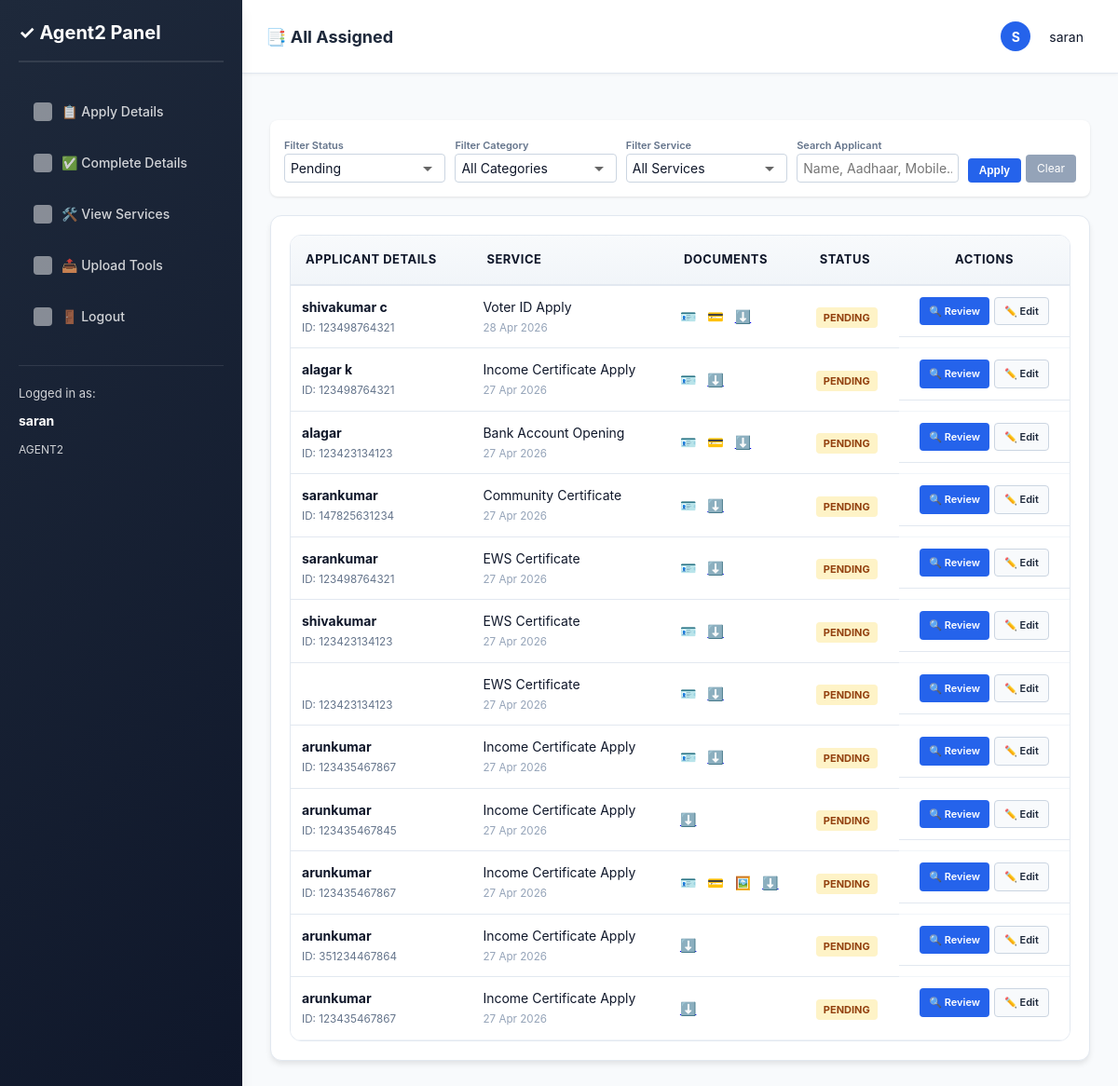
/agent2/dashboard/?status=Pending (signed in), run on the app's committed database.
### services/models.py (models this page shows, shortened)
class User(AbstractUser):
    ROLE_CHOICES = [
        ('ADMIN', 'Admin'),
        ('AGENT1', 'Agent1'),
        ('AGENT2', 'Agent2'),
        ('USER', 'User'),
    ]
    role = models.CharField(max_length=10, choices=ROLE_CHOICES, default='USER')
    mobile = models.CharField(max_length=15, blank=True, null=True)

class ServiceRequest(models.Model):
    STATUS_CHOICES = [
        ('Pending', 'Pending'),
        ('Under Review', 'Under Review'),
        ('In Progress', 'In Progress'),
        ('Approved', 'Approved'),
        ('Rejected', 'Rejected'),
        ('Completed', 'Completed'),
    ]
    user = models.ForeignKey(User, on_delete=models.CASCADE)
    service = models.ForeignKey(Service, on_delete=models.CASCADE)
    full_name = models.CharField(max_length=100, blank=True)
    dob = models.DateField(null=True, blank=True)
    email = models.EmailField(blank=True)
    address = models.TextField(blank=True)
    mobile = models.CharField(max_length=15, blank=True)
    aadhaar_number = models.CharField(max_length=12, blank=True)
    photo = models.FileField(upload_to='requests/photos/', null=True, blank=True)
    aadhaar_card = models.FileField(upload_to='requests/aadhaar/', null=True, blank=True)
    pan_card = models.FileField(upload_to='requests/pan/', null=True, blank=True)
    signature = models.FileField(upload_to='requests/signatures/', null=True, blank=True)
    address_proof = models.FileField(upload_to='requests/address_proof/', null=True, blank=True)
    dynamic_documents = models.JSONField(default=dict, blank=True)
    description = models.TextField(blank=True)
    completed_file = models.FileField(upload_to='requests/completed/', null=True, blank=True)
    status = models.CharField(max_length=20, choices=STATUS_CHOICES, default='Pending')
    assigned_to = models.ForeignKey(User, on_delete=models.SET_NULL, null=True, blank=True, related_name='assigned_requests')
    created_at = models.DateTimeField(auto_now_add=True)
    remarks = models.TextField(blank=True)

class Service(models.Model):
    name = models.CharField(max_length=100)
    description = models.TextField()
    charges = models.DecimalField(max_digits=10, decimal_places=2, default=0.00, help_text="Service charges amount")
    documents_required = models.TextField(blank=True, help_text="List of required documents")
    tutorial_link = models.URLField(blank=True, help_text="YouTube or tutorial video link")
    apply_link = models.URLField(blank=True, help_text="Link to apply for this service")
    page = models.ForeignKey('Page', on_delete=models.SET_NULL, null=True, blank=True, related_name='services', help_text="Assign to a specific page")
    created_at = models.DateTimeField(auto_now_add=True)

### services/views.py (the view)
# urls.py: path('agent2/dashboard/', views.agent2_dashboard, name='agent2_dashboard'),
@login_required
@role_required(['AGENT2'])
def agent2_dashboard(request):
    agent_base = ServiceRequest.objects.filter(user=request.user)
    all_assigned = agent_base.order_by('-created_at')
    status_filter = request.GET.get('status')
    service_filter = request.GET.get('service')
    search_query = request.GET.get('search')
    category_filter = request.GET.get('category')
    if search_query:
        all_assigned = all_assigned.filter(
            Q(full_name__icontains=search_query) |
            Q(aadhaar_number__icontains=search_query) |
            Q(mobile__icontains=search_query)
        )
    if status_filter:
        all_assigned = all_assigned.filter(status=status_filter)
    if service_filter:
        all_assigned = all_assigned.filter(service_id=service_filter)
    if category_filter:
        all_assigned = all_assigned.filter(service__page_id=category_filter)
    pages = Page.objects.all()
    available_services = Service.objects.all()
    context = {
        'requests': all_assigned,
        'pages': pages,
        'services': available_services,
        'status_filter': status_filter,
        'service_filter': service_filter,
        'category_filter': category_filter,
        'search_query': search_query,
        'sidebar_counts': get_agent2_sidebar_counts(request.user),
    }
    return render(request, 'agent2-site/base-agent2.html', context)

### services/context_processors.py (called while the page is built)
def admin_pages(request):
    if request.path.startswith('/adminsite/'):
        return {'pages': Page.objects.all()}
    return {'pages': []}

### services/views.py (called while the page is built, shortened)
def role_required(allowed_roles):
    def decorator(view_func):
        @wraps(view_func)
        def _wrapped_view(request, *args, **kwargs):
            if not request.user.is_authenticated:
                return redirect(reverse('login') + '?next=' + request.path)
            is_permitted = request.user.role in allowed_roles
            if 'ADMIN' in allowed_roles and (request.user.is_staff or request.user.is_superuser):
                is_permitted = True
            return view_func(request, *args, **kwargs)
        return _wrapped_view
    return decorator

def get_agent2_sidebar_counts(user):
    agent_base = ServiceRequest.objects.filter(user=user)
    return {
        'all': agent_base.count(),
        'pending': agent_base.filter(status='Pending').count(),
        'in_progress': agent_base.filter(status='In Progress').count(),
        'completed': agent_base.filter(status='Completed').count(),
    }

### services/templates/agent2-site/base-agent2.html (shortened to what this page needs)
{% load static %}
<!DOCTYPE html>
<html lang="en">
<head>
    <link rel="stylesheet" href="{% static 'services/css/style.css' %}">
</head>
<body>
<div class="dashboard-container">
    <aside class="sidebar">
        <div class="sidebar-header">✓ Agent2 Panel</div>
        <ul class="sidebar-menu">
            <li><a href="{% url 'agent2_apply_details' %}" class="{% if request.resolver_match.url_name == 'agent2_apply_details' %}active-link{% endif %}">📋 Apply Details</a></li>
            <li><a href="{% url 'agent2_complete_details' %}" class="{% if request.resolver_match.url_name == 'agent2_complete_details' %}active-link{% endif %}">✅ Complete Details</a></li>
            <li><a href="{% url 'agent2_service' %}" class="{% if request.resolver_match.url_name == 'agent2_service' %}active-link{% endif %}">🛠️ View Services</a></li>
            <li><a href="{% url 'agent2_upload' %}">📤 Upload Tools</a></li>
            <li><a href="{% url 'agent2_login' %}">🚪 Logout</a></li>
        </ul>
        <div class="user-info">
            <p>Logged in as:</p>
            <strong>{{ user.get_full_name|default:user.username }}</strong>
            <p style="margin-top: 12px; font-size: 12px;">{{ user.role }}</p>
        </div>
    </aside>
    <div class="main-content">
        <div class="topbar">
            <div class="topbar-left">
                <h2 class="topbar-title">
                    {% if request.resolver_match.url_name == 'agent2_dashboard' %}📑 All Assigned
                    {% elif request.resolver_match.url_name == 'agent2_service' %}🛠️ Service Catalog
                    {% elif request.resolver_match.url_name == 'agent2_upload' %}📤 Upload Tools
                    {% elif request.resolver_match.url_name == 'agent2_request_detail' %}Application Review
                    {% else %}Agent Portal{% endif %}
                </h2>
            </div>
            <div class="topbar-right">
                <div class="user-dropdown">
                    <div class="user-avatar">{{ user.username|first }}</div>
                    <span>{{ user.get_full_name|default:user.username }}</span>
                </div>
            </div>
        </div>
        <div class="page-content">
            {% block content %}
            <div class="filter-bar" style="flex-direction: column; align-items: stretch; gap: 10px;">
                <form method="GET" action="{% url 'agent2_dashboard' %}" style="display: flex; gap: 10px; width: 100%; flex-wrap: wrap;">
                    <div style="flex: 1;">
                        <label style="font-size: 11px; color: #64748b;">Filter Status</label>
                        <select name="status" onchange="this.form.submit()" style="width: 100%; padding: 6px; border-radius: 4px; border: 1px solid #cbd5e1;">
                            <option value="Pending" {% if status_filter == 'Pending' %}selected{% endif %}>Pending</option>
                        </select>
                    </div>
                    <div style="flex: 1;">
                        <label style="font-size: 11px; color: #64748b;">Filter Category</label>
                        <select name="category" onchange="this.form.submit()" style="width: 100%; padding: 6px; border-radius: 4px; border: 1px solid #cbd5e1;">
                            <option value="">All Categories</option>
                        </select>
                    </div>
                    <div style="flex: 1;">
                        <label style="font-size: 11px; color: #64748b;">Filter Service</label>
                        <select name="service" onchange="this.form.submit()" style="width: 100%; padding: 6px; border-radius: 4px; border: 1px solid #cbd5e1;">
                            <option value="">All Services</option>
                        </select>
                    </div>
                    <div style="flex: 1;">
                        <label style="font-size: 11px; color: #64748b;">Search Applicant</label>
                        <input type="text" name="search" value="{{ search_query|default:'' }}" placeholder="Name, Aadhaar, Mobile..." style="width: 100%; padding: 6px; border-radius: 4px; border: 1px solid #cbd5e1;">
                    </div>
                    <div style="display: flex; align-items: flex-end;">
                        <button type="submit" style="padding: 6px 12px; background: #2563eb; color: white; border: none; border-radius: 4px; cursor: pointer; font-size: 12px;">Apply</button>
                        <a href="{% url 'agent2_dashboard' %}" style="margin-left: 5px; padding: 6px 12px; background: #94a3b8; color: white; text-decoration: none; border-radius: 4px; font-size: 12px;">Clear</a>
                    </div>
                </form>
            </div>
            <div class="card">
                <div class="table-wrapper">
                    <table style="width: 100%; border-collapse: collapse;">
                        <thead>
                            <tr>
                                <th>Applicant Details</th>
                                <th>Service</th>
                                <th>Documents</th>
                                <th>Status</th>
                                <th style="text-align: center;">Actions</th>
                            </tr>
                        </thead>
                        <tbody>
                            {% for request in requests %}
                            <tr style="border-bottom: 1px solid #f1f5f9;">
                                <td style="padding: 12px;">
                                    <strong>{{ request.full_name }}</strong><br>
                                    <small style="color: #64748b;">ID: {{ request.aadhaar_number }}</small>
                                </td>
                                <td style="padding: 12px;">
                                    {{ request.service.name }}<br>
                                    <small style="color: #94a3b8;">{{ request.created_at|date:'d M Y' }}</small>
                                </td>
                                <td style="padding: 12px;">
                                    {% if request.aadhaar_card %}<a href="{{ request.aadhaar_card.url }}" target="_blank" class="doc-link" title="Aadhaar">🪪</a>{% endif %}
                                    {% if request.pan_card %}<a href="{{ request.pan_card.url }}" target="_blank" class="doc-link" title="PAN">💳</a>{% endif %}
                                    {% if request.photo %}<a href="{{ request.photo.url }}" target="_blank" class="doc-link" title="Photo">🖼️</a>{% endif %}
                                    <a href="{% url 'agent1_download_report' request.id %}" title="Download Data">⬇️</a>
                                </td>
                                <td style="padding: 12px;">
                                    <span class="status-badge
                                        {% if request.status == 'Pending' %}status-pending
                                        {% elif request.status == 'In Progress' %}status-progress
                                        {% elif request.status == 'Completed' %}status-completed
                                        {% else %}status-review{% endif %}">
                                        {{ request.status }}
                                    </span>
                                </td>
                                <td style="padding: 12px; text-align: center; display: flex; gap: 5px; justify-content: center;">
                                    <a href="{% url 'agent2_request_detail' request.id %}" class="btn" style="background: #2563eb; color: white; padding: 6px 10px; border-radius: 4px; text-decoration: none; font-size: 11px; font-weight: 600;">🔍 Review</a>
                                    <a href="{% url 'agent2_request_detail' request.id %}?edit=1" class="btn" style="background: #f8fafc; color: #1e293b; border: 1px solid #cbd5e1; padding: 6px 10px; border-radius: 4px; text-decoration: none; font-size: 11px; font-weight: 600;">✏️ Edit</a>
                                </td>
                            </tr>
                            {% empty %}
                            <tr>
                                <td colspan="5" style="text-align: center; padding: 40px; color: #94a3b8;">
                                    No requests found in this queue.
                                </td>
                            </tr>
                            {% endfor %}
                        </tbody>
                    </table>
                </div>
            </div>
            {% endblock %}
        </div>
    </div>
</div>
</body>
</html>

### services/templates/agent2-site/base-agent2.html (style rules this page uses)
.status-badge { padding: 4px 8px; border-radius: 4px; font-size: 11px; font-weight: bold; text-transform: uppercase; }
.topbar { display: flex; justify-content: space-between; align-items: center; background: white; padding: 15px 25px; border-bottom: 1px solid #e2e8f0; margin-bottom: 20px; }
.topbar-title { margin: 0; font-size: 18px; color: #1e293b; font-weight: 700; }
.user-dropdown { display: flex; align-items: center; gap: 10px; }
.user-avatar { width: 32px; height: 32px; background: #2563eb; color: white; border-radius: 50%; display: flex; align-items: center; justify-content: center; font-weight: bold; font-size: 14px; text-transform: uppercase; }
.status-pending { background: #fef3c7; color: #92400e; }
.filter-bar { background: white; padding: 15px; border-radius: 8px; margin-bottom: 20px; display: flex; gap: 15px; box-shadow: 0 1px 3px rgba(0,0,0,0.1); }
.doc-link { text-decoration: none; margin-right: 8px; }
.sidebar-menu li a { display: flex; align-items: center; gap: 10px; transition: 0.3s; }

### data on the page
User: get_full_name "saran", role "AGENT2", username|first "S"
ServiceRequest: full_name "shivakumar c", aadhaar_number "123498764321", service.name "Voter ID Apply", created_at "28 Apr 2026", status "PENDING"
ServiceRequest: full_name "alagar k", aadhaar_number "123498764321", service.name "Income Certificate Apply", created_at "27 Apr 2026", status "PENDING"
ServiceRequest: full_name "alagar", aadhaar_number "123423134123", service.name "Bank Account Opening", created_at "27 Apr 2026", status "PENDING"
ServiceRequest: full_name "sarankumar", aadhaar_number "147825631234", service.name "Community Certificate", created_at "27 Apr 2026", status "PENDING"
ServiceRequest: full_name "sarankumar", aadhaar_number "123498764321", service.name "EWS Certificate", created_at "27 Apr 2026", status "PENDING"
ServiceRequest: full_name "shivakumar", aadhaar_number "123423134123", service.name "EWS Certificate", created_at "27 Apr 2026", status "PENDING"
ServiceRequest: aadhaar_number "123423134123", service.name "EWS Certificate", created_at "27 Apr 2026", status "PENDING"
ServiceRequest: full_name "arunkumar", aadhaar_number "123435467867", service.name "Income Certificate Apply", created_at "27 Apr 2026", status "PENDING"
ServiceRequest: full_name "arunkumar", aadhaar_number "123435467845", service.name "Income Certificate Apply", created_at "27 Apr 2026", status "PENDING"
ServiceRequest: full_name "arunkumar", aadhaar_number "123435467867", service.name "Income Certificate Apply", created_at "27 Apr 2026", status "PENDING"
ServiceRequest: full_name "arunkumar", aadhaar_number "351234467864", service.name "Income Certificate Apply", created_at "27 Apr 2026", status "PENDING"
ServiceRequest: full_name "arunkumar", aadhaar_number "123435467867", service.name "Income Certificate Apply", created_at "27 Apr 2026", status "PENDING"
